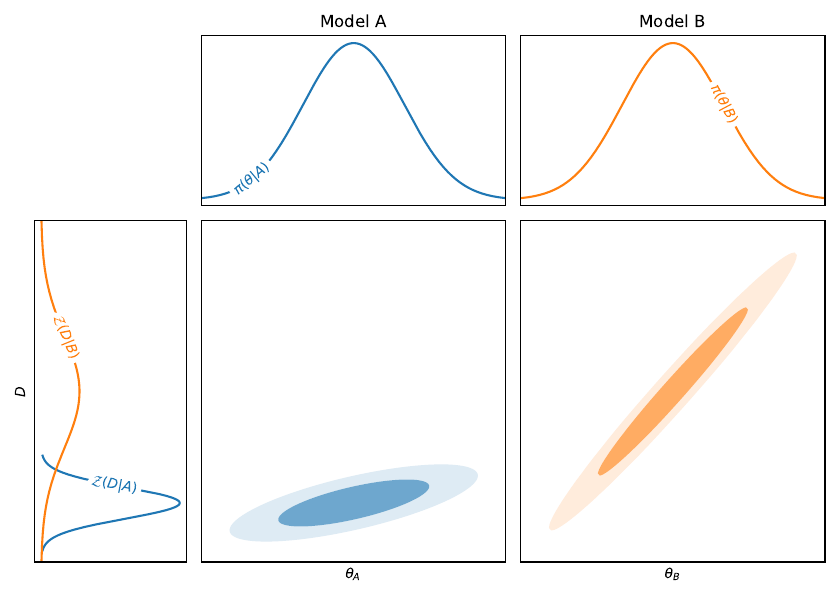

Here is the Python script that generated this plot:
import numpy as np
import matplotlib.pyplot as plt
from sbi import LinearModel, plot_2d, plot_1d, flip
from matplotlib.backends.backend_pdf import PdfPages
from labellines import labelLine


with PdfPages('sbi_model_comparison.pdf') as pdf:
    A = LinearModel(M=1, m=0, C=1, mu=0, Sigma=1)
    B = LinearModel(M=5, m=5, C=1, mu=1, Sigma=1)
    fig = plt.figure(figsize=(6*0.7/0.5,6))
    gs = fig.add_gridspec(2,3, width_ratios=(1,2,2), height_ratios=(1,2))
    ax_D = fig.add_subplot(gs[1,0])
    ax_joint_A = fig.add_subplot(gs[1,1], sharey=ax_D)
    ax_joint_B = fig.add_subplot(gs[1,2], sharey=ax_D)
    ax_theta_A = fig.add_subplot(gs[0,1], sharex=ax_joint_A)
    ax_theta_B = fig.add_subplot(gs[0,2], sharex=ax_joint_B)

    plot_2d(flip(A.joint()), ax_joint_A, color='C0')
    plot_2d(flip(B.joint()), ax_joint_B, color='C1')
    plot_1d(A.evidence(), ax_D, orientation='vertical', color='C0')
    plot_1d(B.evidence(), ax_D, orientation='vertical', color='C1')
    plot_1d(A.prior(), ax_theta_A, color='C0', normalise=True, label=r'$\pi(\theta_A)$')
    plot_1d(B.prior(), ax_theta_B, color='C1', normalise=True, label=r'$\pi(\theta_B)$')


    for ax in fig.get_axes():
        ax.set_xticks([])
        ax.set_yticks([])

    ax_D.set_ylabel(r'$D$')
    labelLine(ax_D.get_lines()[-1], 0.05, label=r'$\mathcal{Z}(D|B)$')
    labelLine(ax_D.get_lines()[-2], 0.15, label=r'$\mathcal{Z}(D|A)$')
    labelLine(ax_theta_A.get_lines()[-1], -2.0, label=r'$\pi(\theta|A)$')
    labelLine(ax_theta_B.get_lines()[-1], 2.0, label=r'$\pi(\theta|B)$')
    ax_joint_A.set_xlabel(r'$\theta_A$')
    ax_theta_A.set_title('Model A')
    ax_theta_B.set_title('Model B')
    ax_joint_B.set_xlabel(r'$\theta_B$')
    fig.tight_layout()
    pdf.savefig(fig)

    def plot_data(D):
        to_remove = []
        to_remove.append(ax_D.axhline(D, color='k', ls='--'))
        to_remove.append(ax_joint_A.axhline(D, color='k', ls='--'))
        to_remove.append(ax_joint_B.axhline(D, color='k', ls='--'))

        to_remove.append(plot_1d(A.posterior(D), ax_theta_A, color='C0', normalise=True, lw=4, label=r'$\mathcal{P}(\theta_A|D)$')[0])
        xdata = to_remove[-1].get_xdata()
        to_remove.append(labelLine(to_remove[-1], xdata[0]*0.3+xdata[-1]*0.7, label=r'$\mathcal{P}(D|\theta|B)$'))
        to_remove.append(ax_joint_A.plot(xdata, D* np.ones_like(xdata), color='k', ls='-', lw=3, alpha=0.5)[0])
        to_remove.append(plot_1d(B.posterior(D), ax_theta_B, color='C1', normalise=True, lw=4, label=r'$\mathcal{P}(\theta_B|D)$')[0])
        xdata = to_remove[-1].get_xdata()
        to_remove.append(labelLine(to_remove[-1], xdata[0]*0.3+xdata[-1]*0.7, label=r'$\mathcal{P}(D|\theta|A)$'))
        to_remove.append(ax_joint_B.plot(xdata, D* np.ones_like(xdata), color='k', ls='-', lw=3, alpha=0.5)[0])
        return to_remove

    to_remove = plot_data(1)
    pdf.savefig(fig)
    for x in to_remove:
        x.remove()

    to_remove = plot_data(12)
    pdf.savefig(fig)
    for x in to_remove:
        x.remove()

    #--------------------------------------------------------------------------
    A = LinearModel(M=1, m=0, C=1, mu=0, Sigma=1)
    B = LinearModel(M=5, m=20, C=1, mu=1, Sigma=1)
    fig = plt.figure(figsize=(6*0.7/0.5,6))
    gs = fig.add_gridspec(2,3, width_ratios=(1,2,2), height_ratios=(1,2))
    ax_D = fig.add_subplot(gs[1,0])
    ax_joint_A = fig.add_subplot(gs[1,1], sharey=ax_D)
    ax_joint_B = fig.add_subplot(gs[1,2], sharey=ax_D)
    ax_theta_A = fig.add_subplot(gs[0,1], sharex=ax_joint_A)
    ax_theta_B = fig.add_subplot(gs[0,2], sharex=ax_joint_B)

    plot_2d(flip(A.joint()), ax_joint_A, color='C0')
    plot_2d(flip(B.joint()), ax_joint_B, color='C1')
    plot_1d(A.evidence(), ax_D, orientation='vertical', color='C0')
    plot_1d(B.evidence(), ax_D, orientation='vertical', color='C1')
    plot_1d(A.prior(), ax_theta_A, color='C0', normalise=True, label=r'$\pi(\theta_A)$')
    plot_1d(B.prior(), ax_theta_B, color='C1', normalise=True, label=r'$\pi(\theta_B)$')


    for ax in fig.get_axes():
        ax.set_xticks([])
        ax.set_yticks([])

    ax_D.set_ylabel(r'$D$')
    labelLine(ax_D.get_lines()[-1], 0.05, label=r'$\mathcal{Z}(D|B)$')
    labelLine(ax_D.get_lines()[-2], 0.15, label=r'$\mathcal{Z}(D|A)$')
    labelLine(ax_theta_A.get_lines()[-1], -2.0, label=r'$\pi(\theta|A)$')
    labelLine(ax_theta_B.get_lines()[-1], 2.0, label=r'$\pi(\theta|B)$')
    ax_joint_A.set_xlabel(r'$\theta_A$')
    ax_theta_A.set_title('Model A')
    ax_theta_B.set_title('Model B')
    ax_joint_B.set_xlabel(r'$\theta_B$')
    fig.tight_layout()
    pdf.savefig(fig)

    def plot_data(D):
        to_remove = []
        to_remove.append(ax_D.axhline(D, color='k', ls='--'))
        to_remove.append(ax_joint_A.axhline(D, color='k', ls='--'))
        to_remove.append(ax_joint_B.axhline(D, color='k', ls='--'))

        to_remove.append(plot_1d(A.posterior(D), ax_theta_A, color='C0', normalise=True, lw=4, label=r'$\mathcal{P}(\theta_A|D)$')[0])
        xdata = to_remove[-1].get_xdata()
        to_remove.append(labelLine(to_remove[-1], xdata[0]*0.3+xdata[-1]*0.7, label=r'$\mathcal{P}(D|\theta|B)$'))
        to_remove.append(ax_joint_A.plot(xdata, D* np.ones_like(xdata), color='k', ls='-', lw=3, alpha=0.5)[0])
        to_remove.append(plot_1d(B.posterior(D), ax_theta_B, color='C1', normalise=True, lw=4, label=r'$\mathcal{P}(\theta_B|D)$')[0])
        xdata = to_remove[-1].get_xdata()
        to_remove.append(labelLine(to_remove[-1], xdata[0]*0.3+xdata[-1]*0.7, label=r'$\mathcal{P}(D|\theta|A)$'))
        to_remove.append(ax_joint_B.plot(xdata, D* np.ones_like(xdata), color='k', ls='-', lw=3, alpha=0.5)[0])
        return to_remove


    to_remove = plot_data(7)
    pdf.savefig(fig)
    for x in to_remove:
        x.remove()

